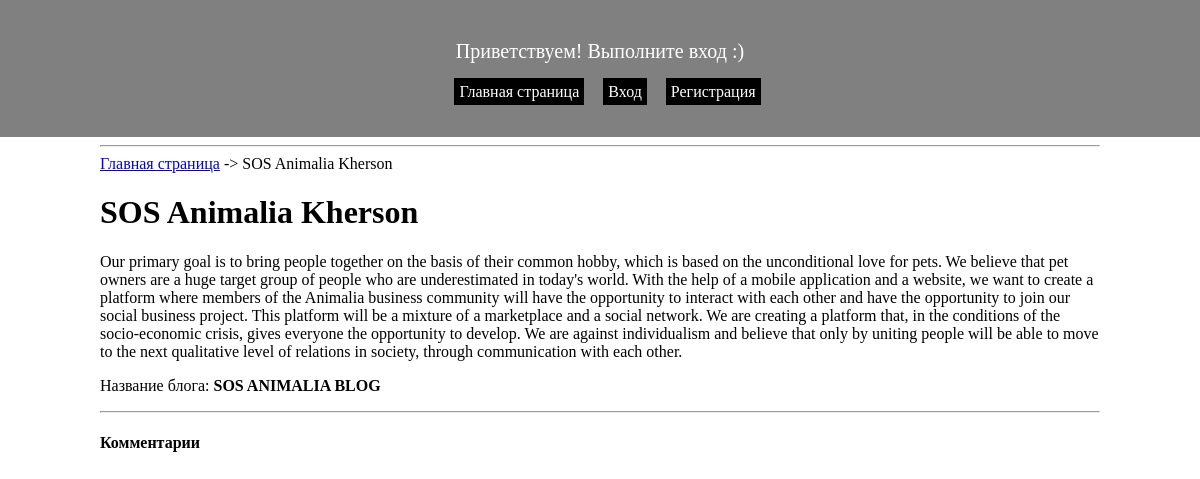
Page /blog/post/3/ on the earlier database version.
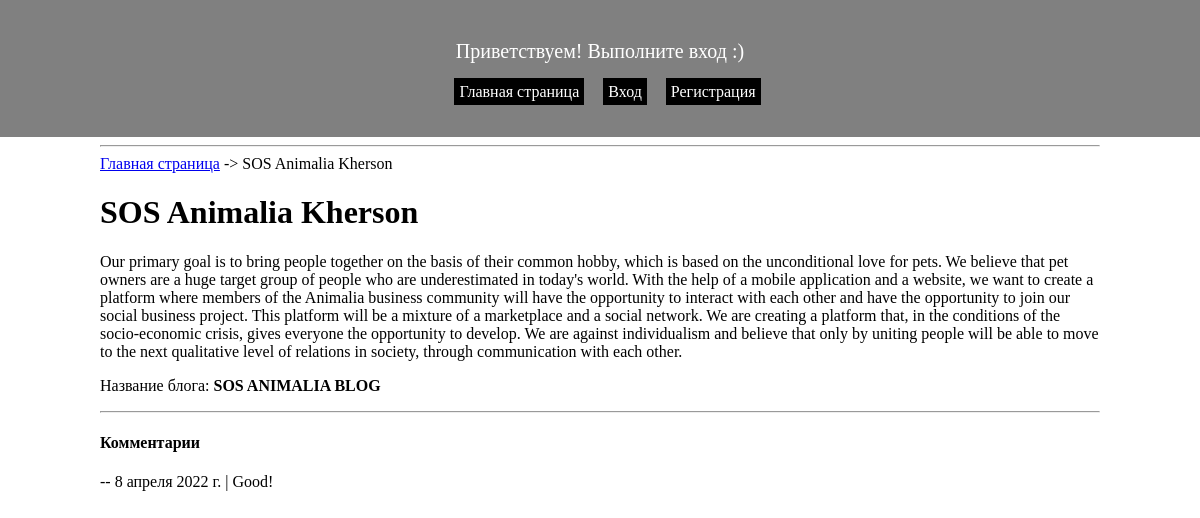
Same page on the later database version.
### blog/models.py (models this page shows)
class Comment(models.Model):
    body = models.TextField("Комментарий")
    commented_on = models.ForeignKey(BlogPost, on_delete=models.CASCADE)
    in_reply_to = models.ForeignKey('self', blank=True, null=True, on_delete=models.DO_NOTHING)
    commented_by = models.ForeignKey(User, on_delete=models.DO_NOTHING)
    created_on = models.DateTimeField(auto_now_add=True, editable=False)

### blog/views.py (the view)
# urls.py: path('blog/post/<int:pk>/', PostDetailView.as_view(), name='post_details'),
class PostDetailView(DetailView):
    model = BlogPost
    template_name = 'post_detail.html'
    def get_context_data(self, **kwargs):
        context = super().get_context_data(**kwargs)
        comments = Comment.objects.all()
        context['comments'] = comments
        return context

### blog/templates/post_detail.html
{% extends "base.html" %}
{% block content %}
    <hr>
    <a href="{% url 'home' %}">Главная страница</a> -> {{ object.title }}
<h1>{{ object.title }}</h1>
<p>
    {{ object.body }}
</p>
<p>
    Название блога: <strong>{{ object.blog.title }}</strong>
</p>
<hr>
<h4>Комментарии</h4>
{% for comment in comments %}-- {{ comment.created_on|date }} | {{ comment.body }}{% endfor %}
{% endblock %}

Differences in the rows shown:
added Comment: created_on "8 апреля 2022 г.", body "Good!"
